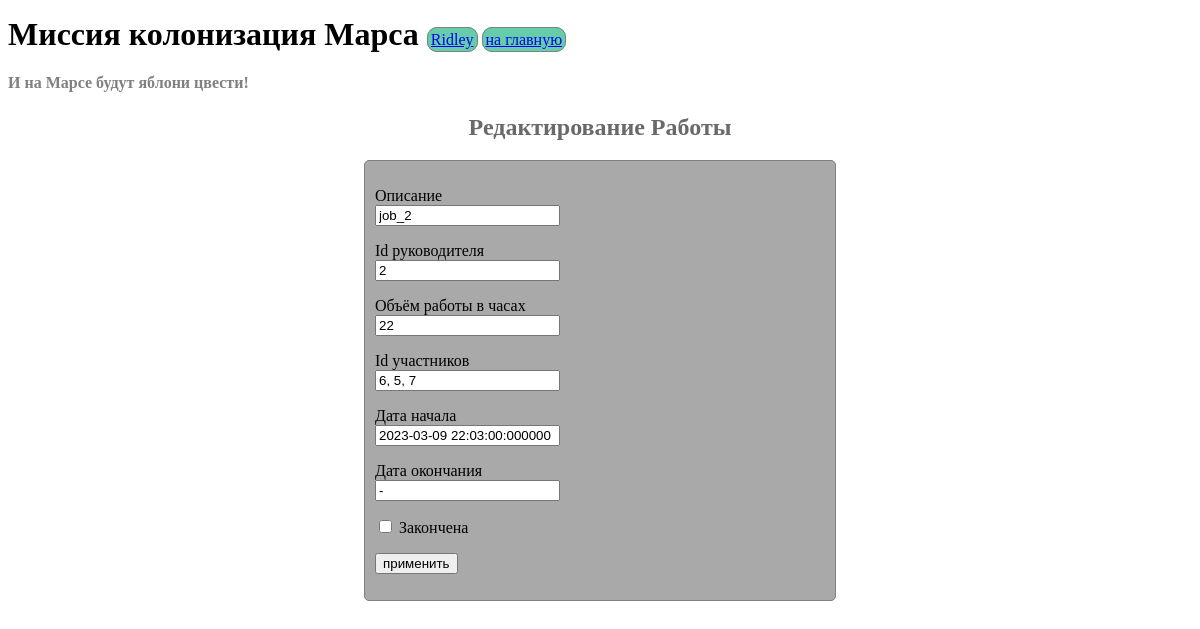
/edit_job/2 (signed in), run on the app's committed database.
### data/users.py (models this page shows, shortened)
class User(SqlAlchemyBase, UserMixin, SerializerMixin):
    __tablename__ = 'users'
    id = sqlalchemy.Column(sqlalchemy.Integer, primary_key=True,
                           autoincrement=True)
    surname = sqlalchemy.Column(sqlalchemy.String)
    name = sqlalchemy.Column(sqlalchemy.String)
    age = sqlalchemy.Column(sqlalchemy.Integer)
    position = sqlalchemy.Column(sqlalchemy.String)
    speciality = sqlalchemy.Column(sqlalchemy.String)
    address = sqlalchemy.Column(sqlalchemy.String)
    email = sqlalchemy.Column(sqlalchemy.String, unique=True)
    hashed_password = sqlalchemy.Column(sqlalchemy.String)
    modified_date = sqlalchemy.Column(sqlalchemy.DATETIME)

### data/jobs.py (models this page shows, shortened)
class Jobs(SqlAlchemyBase, SerializerMixin):
    __tablename__ = 'jobs'
    id = sqlalchemy.Column(sqlalchemy.Integer, primary_key=True,
                           autoincrement=True)
    team_leader = sqlalchemy.Column(sqlalchemy.Integer,
                                    sqlalchemy.ForeignKey("users.id"))
    job = sqlalchemy.Column(sqlalchemy.String)
    work_size = sqlalchemy.Column(sqlalchemy.String)
    collaborators = sqlalchemy.Column(sqlalchemy.String)
    start_date = sqlalchemy.Column(sqlalchemy.String)
    end_date = sqlalchemy.Column(sqlalchemy.String)
    is_finished = sqlalchemy.Column(sqlalchemy.Boolean, default=False)
    user = orm.relationship('User')

### server.py (the view, shortened to what this page needs)
@app.route('/edit_job/<int:job_id>', methods=['POST', 'GET'])
@login_required
def edit_job(job_id):
    form = EditJob()
    db_sess = db_session.create_session()
    job = db_sess.query(Jobs).get(job_id)
    if not job:
        return make_response('Ошибка: Работа не найдена')
    if current_user.id not in [1, job.team_leader]:
        return error_401(None)
    url_style = url_for('static', filename='css/style_form.css')
    form_data = job.to_dict()
    if form_data['end_date'] == None:
        form_data['end_date'] = '-'
    if form_data['is_finished']:
        print(form_data['is_finished'])
    params = {'title': 'редактирование', 'url_style': url_style, 'form': form, 'form_data': form_data}
    return render_template('edit_job.html', **params)

### tools.py
class EditJob(FlaskForm):
    team_leader = StringField('Id руководителя', validators=[DataRequired()])
    job = StringField('Опиcание', validators=[DataRequired()])
    work_size = StringField('Объём работы в часах', validators=[DataRequired()])
    collaborators = StringField('Id участников', validators=[DataRequired()])
    start_date = StringField('Дата начала', validators=[DataRequired()])
    end_date = StringField('Дата окончания', validators=[DataRequired()])
    is_finished = BooleanField('Закончена')
    submit = SubmitField('применить')

### data/db_session.py (called while the page is built)
def create_session() -> Session:
    global __factory
    return __factory()

### server.py (called while the page is built)
@login_manager.user_loader
def load_user(user_id):
    db_sess = db_session.create_session()
    return db_sess.query(User).get(user_id)

### templates/edit_job.html (shortened to what this page needs)
{% extends "base.html" %}
{% block content %}
<h2>Редактирование Работы</h2>
<form action="" method="post">
    <p>
        {{ form.job.label }}<br>
        {{ form.job(class="form-control", value=form_data["job"]) }}<br>
    </p>
    <p>
        {{ form.team_leader.label }}<br>
        {{ form.team_leader(class="form-control", value=form_data["team_leader"]) }}<br>
    </p>
    <p>
        {{ form.work_size.label }}<br>
        {{ form.work_size(class="form-control", value=form_data["work_size"]) }}<br>
    </p>
    <p>
        {{ form.collaborators.label }}<br>
        {{ form.collaborators(class="form-control", value=form_data["collaborators"]) }}<br>
    </p>
    <p>
        {{ form.start_date.label }}<br>
        {{ form.start_date(class="form-control", value=form_data["start_date"]) }}<br>
    </p>
    <p>
        {{ form.end_date.label }}<br>
        {{ form.end_date(class="form-control", value=form_data["end_date"]) }}<br>
    </p>
    <p>{{ form.is_finished(checked=form_data["is_finished"]) }} {{ form.is_finished.label }}</p>
    <p>{{ form.submit(class="btn btn-primary", type="submit") }}</p>
</form>
{% endblock %}

### templates/base.html (shortened to what this page needs)
<!doctype html>
<html lang="en">
<head>
    <link rel="stylesheet" type="text/css" href={{url_style}}/>
</head>
<body>
<p>
    <a style="
    font-size: 2em;
    margin-block-start: 0.67em;
    margin-block-end: 0.67em;
    margin-inline-start: 0px;
    margin-inline-end: 0px;
    font-weight: bold;">
        Миссия колонизация Марса
    </a>
    {% if current_user.is_authenticated %}
    <a class="navbar-brand" href="/logout" style="
font-size: 16px;
border: 1px solid gray;
padding: 3px;
background-color: #66CDAA;
border-radius: 10px;">
        {{ current_user.name }}</a>
    {% endif %}
    <a class="btn btn-primary" href="/" style="font-size: 16px;
border: 1px solid gray;
padding: 3px;
background-color: #66CDAA;
border-radius: 10px;">на главную</a>
</p>
<div class="begining">
    <h4>И на Марсе будут яблони цвести!</h4>
</div>
<main role="main" class="container">
    {% block content %}{% endblock %}
</main>
</body>
</html>

### static/css/style_form.css (style rules this page uses)
form { margin-left: auto; margin-right: auto; max-width: 450px; background-color: #A9A9A9; border: 1px solid gray; border-radius: 5px; padding: 10px; }
h4 { color: #808080; }
h2 { color: #696969; text-align: center; }

### data on the page
User: name "Ridley"
Jobs: job "job_2", team_leader "2", work_size "22", collaborators "6, 5, 7", start_date "2023-03-09 22:03:00:000000", end_date "-"
